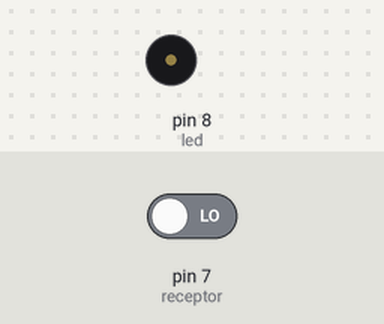
A sketch run on a simulated Arduino Uno, built with avr-gcc and run on an emulated ATmega328P. Shown: buzzer (waves = sounding). Inputs (shaded band) come from the test bench; at power-on: pin 7 (receptor) LOW. What the sketch prints to the serial monitor is not drawn.

Above: at 0.05 s.
Timing chart, 0 to 3.0 s (numbered marks = the images above):
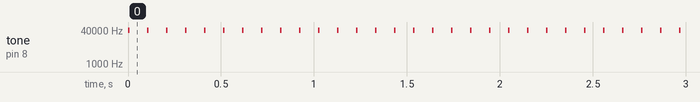

Measured:
- by itself, tone on pin 8 (led): alternates 38000 Hz for 0.01 s and silent for 0.09 s

The sketch:

sketch_oct19-1.ino
```cpp
//Sensor Infravermelhor
// 0 - encontrou objetos
// 1 - sem objetos
int receptor = 7;
int led = 8;
int nivelReceptor;

void setup() {
  // put your setup code here, to run once:
  pinMode(receptor,INPUT);
  pinMode(led,OUTPUT);
  Serial.begin(9600);
}

void loop() {
  // put your main code here, to run repeatedly:
  tone (led, 38000,8);
  delay(1);
  nivelReceptor = digitalRead(receptor);
  delay(1);
  Serial.print("Receptor = ");
  Serial.println(nivelReceptor);

  delay(100);
}
```
